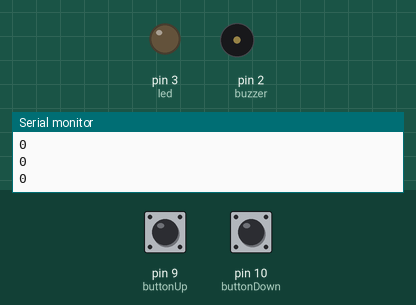
Simulated run of this sketch. Board: Arduino Uno, built with avr-gcc and run on an emulated ATmega328P. Shown: output pins drawn as LEDs (lit = HIGH), buzzer (waves = sounding, pin HIGH), the last lines printed to the serial monitor. The inputs (shaded band) are chosen by the test bench; at power-on: pin 9 (buttonUp) LOW, pin 10 (buttonDown) LOW.

Above: at 1.2 s.
1.3 s: pin 9 (buttonUp) pulled HIGH for 1 s
At 2.7 s:
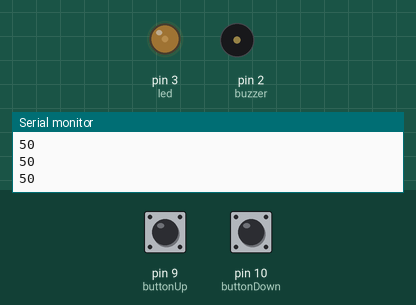
4.3 s: pin 9 (buttonUp) pulled HIGH for 3.2 s
At 8.2 s:
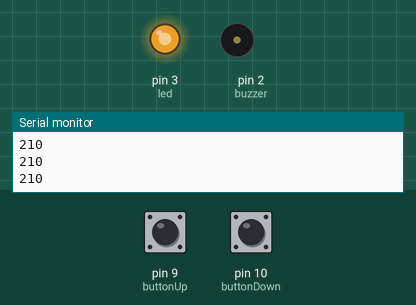
9.0 s: pin 9 (buttonUp) pulled HIGH for 1 s
At 10.2 s:
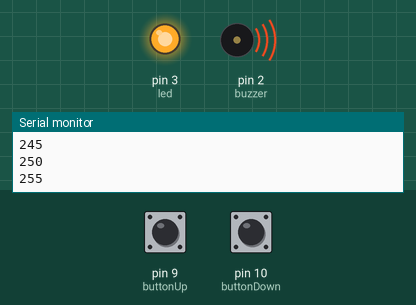
12.0 s: pin 10 (buttonDown) pulled HIGH for 3.2 s
At 13.87 s:
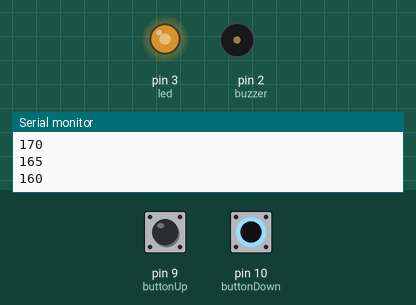
16.7 s: pin 10 (buttonDown) pulled HIGH for 1 s
At 19.0 s:
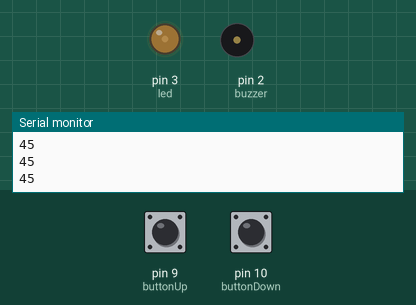
Timing chart, 0 to 20.5 s (numbered marks = the images above; inputs shaded):
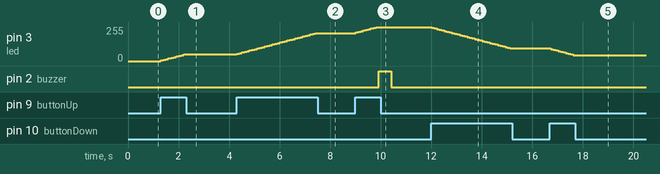

Measured:
- after the input at 1.3 s, pin 3 (led): moves from 0/255 to 50/255 over 0.90 s, starting at once
- after the input at 4.3 s, pin 3 (led): moves from 50/255 to 210/255 over 3.1 s, starting at once
- after the input at 9.0 s, pin 3 (led): moves from 210/255 to 255/255 over 0.80 s, starting at once; pin 2 (buzzer): LOW → HIGH after 0.92 s, → LOW 0.50 s later
- after the input at 12.0 s, pin 3 (led): moves from 255/255 to 95/255 over 3.1 s, starting at once
- after the input at 16.7 s, pin 3 (led): moves from 95/255 to 45/255 over 0.90 s, starting at once

The sketch:

dimmable_led_button.ino
```cpp
int led = 3;
int buzzer = 2;
int buttonUp = 9;
int buttonDown = 10;
int brightness = 0;
int dt =  100;
int dt2 = 500;

void setup() {

  Serial.begin(9600);
  pinMode(led, OUTPUT);
  pinMode(buttonUp, INPUT);
  pinMode(buttonDown, INPUT);
  pinMode(buzzer,OUTPUT);

}

void loop() {

  if(digitalRead(buttonUp) == 1){
    if (brightness == 255){
      brightness = 255;
      digitalWrite(buzzer,HIGH);
      delay(dt2);
      digitalWrite(buzzer,LOW);
    }
    else{
    brightness += 5;
    }
  }

  if(digitalRead(buttonDown) == 1){
    if (brightness == 0){
      brightness = 0;
    }
    else{
    brightness -= 5;
    }
  }

  Serial.println(brightness);
  analogWrite(led,brightness);

  delay(dt);

}
```
